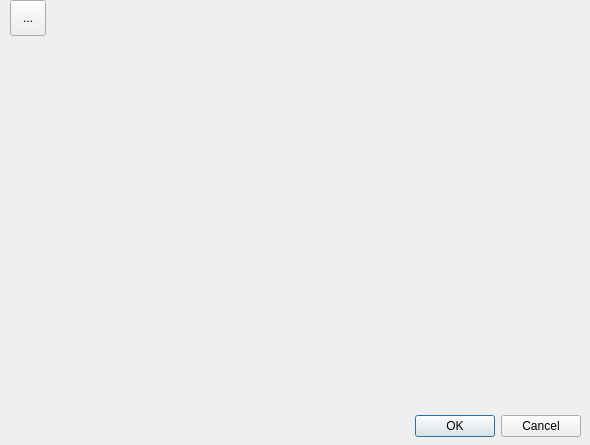
<?xml version="1.0" encoding="UTF-8"?>
<ui version="4.0">
 <class>PlotDialog</class>
 <widget class="QDialog" name="PlotDialog">
  <property name="geometry">
   <rect>
    <x>0</x>
    <y>0</y>
    <width>590</width>
    <height>445</height>
   </rect>
  </property>
  <property name="windowTitle">
   <string>Dialog</string>
  </property>
  <widget class="QDialogButtonBox" name="buttonBox">
   <property name="geometry">
    <rect>
     <x>240</x>
     <y>410</y>
     <width>341</width>
     <height>32</height>
    </rect>
   </property>
   <property name="orientation">
    <enum>Qt::Horizontal</enum>
   </property>
   <property name="standardButtons">
    <set>QDialogButtonBox::Cancel|QDialogButtonBox::Ok</set>
   </property>
  </widget>
  <widget class="QCustomPlot" name="plot" native="true">
   <property name="geometry">
    <rect>
     <x>10</x>
     <y>39</y>
     <width>571</width>
     <height>371</height>
    </rect>
   </property>
  </widget>
  <widget class="QToolButton" name="savePdfToolButton">
   <property name="geometry">
    <rect>
     <x>10</x>
     <y>0</y>
     <width>36</width>
     <height>36</height>
    </rect>
   </property>
   <property name="text">
    <string>...</string>
   </property>
   <property name="icon">
    <iconset resource="resources/pdficon.qrc">
     <normaloff>:/pdf icon.jpg</normaloff>:/pdf icon.jpg</iconset>
   </property>
   <property name="iconSize">
    <size>
     <width>30</width>
     <height>30</height>
    </size>
   </property>
  </widget>
 </widget>
 <customwidgets>
  <customwidget>
   <class>QCustomPlot</class>
   <extends>QWidget</extends>
   <header>qcustomplot.h</header>
   <container>1</container>
  </customwidget>
 </customwidgets>
 <resources>
  <include location="resources/pdficon.qrc"/>
 </resources>
 <connections>
  <connection>
   <sender>buttonBox</sender>
   <signal>accepted()</signal>
   <receiver>PlotDialog</receiver>
   <slot>accept()</slot>
   <hints>
    <hint type="sourcelabel">
     <x>248</x>
     <y>254</y>
    </hint>
    <hint type="destinationlabel">
     <x>157</x>
     <y>274</y>
    </hint>
   </hints>
  </connection>
  <connection>
   <sender>buttonBox</sender>
   <signal>rejected()</signal>
   <receiver>PlotDialog</receiver>
   <slot>reject()</slot>
   <hints>
    <hint type="sourcelabel">
     <x>316</x>
     <y>260</y>
    </hint>
    <hint type="destinationlabel">
     <x>286</x>
     <y>274</y>
    </hint>
   </hints>
  </connection>
 </connections>
</ui>
